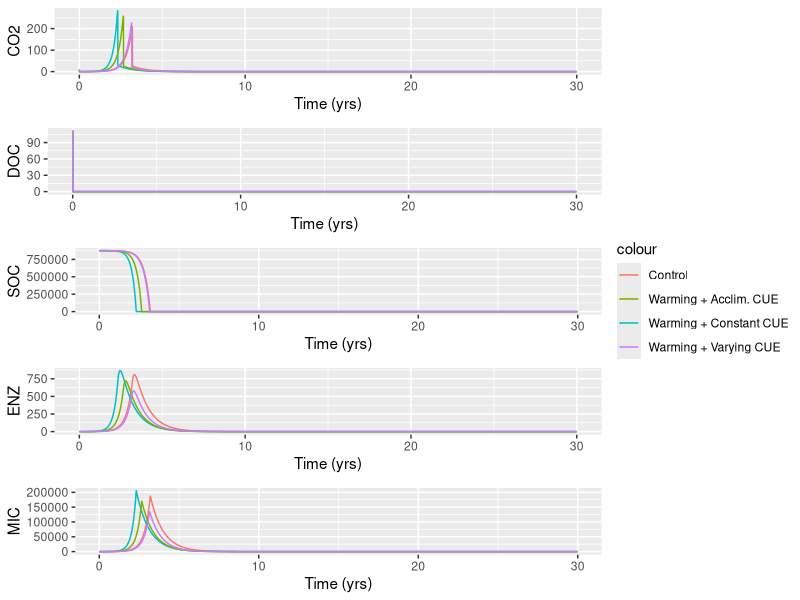

This figure's R source:
## ---- chunk 1
knitr::opts_chunk$set(echo = TRUE)
## ---- chunk 2
enzyme_catalysis_model <- function(t, state, params){
  #unpack states
  SOC <- state[1]
  DOC <- state[2]
  ENZ <- state[3]
  MIC <- state[4]
  
  #unpack parameters
    # Parameters relevant to dSOC/dt:
    SOCin <- params[1] # input of SOC
    rDeath <- params[2] # rate of Death
    MIC2SOC <- params[3] #Proportion death of MIC to SOC
    Ea_decomp <- params[4] #Velocity of decomposition
    Km_slope_decomp <- params[5] 
    temp <- params[6]
    Km0_decomp <- params[7]
    
    # Parameters relevant to dMIC/dt:
    Ea_uptake <- params[8]
    Km_slope_uptake <- params[9]
    Km0_uptake <- params[10]
    #rDeath pre defined
    r_EnzProd <- params[11]
    
    #Parameters relevant to dDOC/dt:
    DOCin <- params[12]
    #rDeath, MICtoSOC, Decomp predefined
    r_EnzLoss <- params[13]
    
    
    #CUE parameters:
    CUE_slope <- params[14]
    CUE0 <- params[15]
    Vmax_uptake0 <- params[16]
    Vmax_decomp0 <- params[17]
    gasConst <- params[18]
    
    
  #Calculate intermediate parameters:
    Vmax_decomp <- Vmax_decomp0 * exp(-Ea_decomp/(gasConst*(temp +273)))
    Vmax_uptake <- Vmax_uptake0 * exp(-Ea_uptake/(gasConst*(temp + 273)))
    Km_decomp <- Km_slope_decomp * temp + Km0_decomp
    Km_uptake <- Km_slope_uptake * temp + Km0_uptake
    CUE <- CUE_slope * temp + CUE0
    Death <- rDeath * MIC
    Assim <- Vmax_uptake * MIC * (DOC/(Km_uptake + DOC))
    EProd <- r_EnzProd * MIC
    Decomp <- Vmax_decomp * ENZ * (SOC/(Km_decomp + SOC))
    ELoss <- r_EnzLoss * ENZ
    
    CO2 <- Assim * (1-CUE)
   
   
    
  #Diffeqs:
  dMIC <- Assim * CUE - Death - EProd
  
  dSOC <- SOCin + (Death*MIC2SOC) - Decomp
  
  dDOC <- DOCin + (Death*(1-MIC2SOC)) + Decomp + ELoss - Assim
  
  dENZ <- EProd - ELoss
  
  
  return(list(c(dSOC = dSOC,
                dDOC = dDOC,
                dENZ = dENZ,
                dMIC = dMIC),
              c(CO2 = CO2)))
}


## ---- chunk 3
  params <- c(
    .0005, #Input SOC
    .0002, #Rate of Death
    .5, #MIC2SOC
    47, #Ea-decomp
    5, #Km Slope decomp
    20, #temp
    500, #Km0
    47, #Ea Uptake
    .01, #kmslope uptake
    .1, #km0 uptake
    .000005, #Rate of enzyme production
    .0005, #DOC input
    .001, #Rate of enzyme loss
    -.016, # CUE Slope
    .63, #CUE 0
    100000000, #Vmax uptake
    100000000, #Vmax Decomp
    .008314 #Gas constant
)
  
## ---- chunk 4
yini_spinup <- c(
  SOC = 100, #100
  DOC = .5, #.5
  ENZ = .01, #.01
  MIC = .5 #.5
)
## ---- chunk 5
library(deSolve)

simulation_time <- 876000
times <- seq(1, simulation_time, by = 24)
output <- ode(y = yini_spinup, times = times, func = enzyme_catalysis_model, parms = params, method = "lsoda")
yini_calculated <- tail(output, 1)
yini <- c(SOC = yini_calculated[1], DOC = yini_calculated[2], ENZ = yini_calculated[3], MIC = yini_calculated[4])
## ---- chunk 6
simulation_time <- 262800
times <- seq(1, simulation_time, by = 24)
control <- ode(y = yini, times = times, func = enzyme_catalysis_model, parms = params, method = "lsoda")
control <- as.data.frame(control)
## ---- chunk 7
params[6] = 25
params[15] = .31
params[14] = 0

warming <- ode(y = yini, times = times, func = enzyme_catalysis_model, parms = params, method = "lsoda")
warming <- as.data.frame(warming)
## ---- chunk 8
params[6] = 25
params[15] = .63
params[14] = -.016

warming_VCUE <- ode(y = yini, times = times, func = enzyme_catalysis_model, parms = params, method = "lsoda")
warming_VCUE <- as.data.frame(warming_VCUE)
## ---- chunk 9
params[6] = 25
params[15] = .27
params[14] = 0

warming_ACUE <- ode(y = yini, times = times, func = enzyme_catalysis_model, parms = params, method = "lsoda")
warming_ACUE <- as.data.frame(warming_ACUE)
## ---- chunk 10
library(ggplot2)
library("ggpubr")
control$time <- control$time/8760
CO2_p <- ggplot() + 
geom_line(mapping= aes(x= (control$time),y=control$CO2.MIC, color = "Control")) +
geom_line(mapping= aes(x= (control$time),y=warming$CO2.MIC, color = "Warming + Constant CUE")) +
geom_line(mapping= aes(x=(control$time),y=warming_ACUE$CO2.MIC, color = "Warming + Acclim. CUE")) +
geom_line(mapping= aes(x=(control$time),y=warming_VCUE$CO2.MIC, color = "Warming + Varying CUE")) +
  labs(x = "Time (yrs)", y = "CO2")

DOC_p <- ggplot() + 
geom_line(mapping= aes(x=control$time,y=control$DOC, color = "Control")) +
geom_line(mapping= aes(x=control$time,y=warming$DOC, color = "Warming + Constant CUE")) +
geom_line(mapping= aes(x=control$time,y=warming_ACUE$DOC, color = "Warming + Acclim. CUE")) +
geom_line(mapping= aes(x=control$time,y=warming_VCUE$DOC, color = "Warming + Varying CUE")) +
    labs(x = "Time (yrs)", y = "DOC")

SOC_p <- ggplot() + 
geom_line(mapping= aes(x=control$time,y=control$SOC, color = "Control")) +
geom_line(mapping= aes(x=control$time,y=warming$SOC, color = "Warming + Constant CUE")) +
geom_line(mapping= aes(x=control$time,y=warming_ACUE$SOC, color = "Warming + Acclim. CUE")) +
geom_line(mapping= aes(x=control$time,y=warming_VCUE$SOC, color = "Warming + Varying CUE")) +
    labs(x = "Time (yrs)", y = "SOC")


ENZ_p <- ggplot() + 
geom_line(mapping= aes(x=control$time,y=control$ENZ, color = "Control")) +
geom_line(mapping= aes(x=control$time,y=warming$ENZ, color = "Warming + Constant CUE")) +
geom_line(mapping= aes(x=control$time,y=warming_ACUE$ENZ, color = "Warming + Acclim. CUE")) +
geom_line(mapping= aes(x=control$time,y=warming_VCUE$ENZ, color = "Warming + Varying CUE")) +
    labs(x = "Time (yrs)", y = "ENZ")


MIC_p <- ggplot() + 
geom_line(mapping= aes(x=control$time,y=control$MIC, color = "Control")) +
geom_line(mapping= aes(x=control$time,y=warming$MIC, color = "Warming + Constant CUE")) +
geom_line(mapping= aes(x=control$time,y=warming_ACUE$MIC, color = "Warming + Acclim. CUE")) +
geom_line(mapping= aes(x=control$time,y=warming_VCUE$MIC, color = "Warming + Varying CUE")) +
    labs(x = "Time (yrs)", y = "MIC")


ggarrange(CO2_p, DOC_p, SOC_p, ENZ_p, MIC_p, ncol = 1, common.legend = TRUE, legend = "right")
